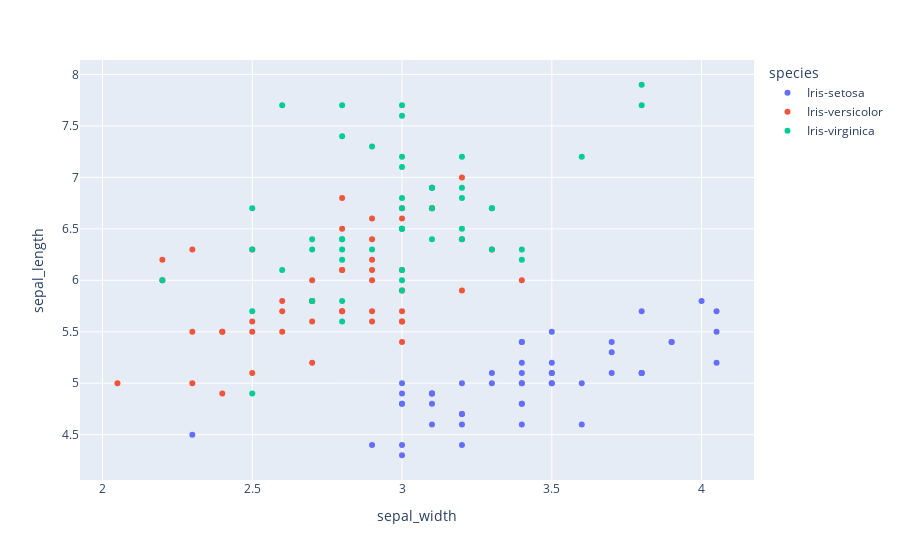

The cell this chart's notebook holds for it:
### Code cell
import plotly.express as px
fig = px.scatter(df, x = "sepal_width", y = "sepal_length", color="species")
fig.show()

### Figure 1 — Plotly figure (JSON) as saved in the notebook; plotly's stock layout.template omitted (floating-point values rounded to 4 significant figures)
{"data": [{"hovertemplate": "species=Iris-setosa<br>sepal_width=%{x}<br>sepal_length=%{y}<extra></extra>", "legendgroup": "Iris-setosa", "marker": {"color": "#636efa", "symbol": "circle"}, "mode": "markers", "name": "Iris-setosa", "orientation": "v", "showlegend": true, "type": "scatter", "x": [3.5, 3, 3.2, 3.1, 3.6, 3.9, 3.4, 3.4, 2.9, 3.1, 3.7, 3.4, 3, 3, 4, 4.05, 3.9, 3.5, 3.8, 3.8, 3.4, 3.7, 3.6, 3.3, 3.4, 3, 3.4, 3.5, 3.4, 3.2, 3.1, 3.4, 4.05, 4.05, 3.1, 3.2, 3.5, 3.1, 3, 3.4, 3.5, 2.3, 3.2, 3.5, 3.8, 3, 3.8, 3.2, 3.7, 3.3], "xaxis": "x", "y": [5.1, 4.9, 4.7, 4.6, 5, 5.4, 4.6, 5, 4.4, 4.9, 5.4, 4.8, 4.8, 4.3, 5.8, 5.7, 5.4, 5.1, 5.7, 5.1, 5.4, 5.1, 4.6, 5.1, 4.8, 5, 5, 5.2, 5.2, 4.7, 4.8, 5.4, 5.2, 5.5, 4.9, 5, 5.5, 4.9, 4.4, 5.1, 5, 4.5, 4.4, 5, 5.1, 4.8, 5.1, 4.6, 5.3, 5], "yaxis": "y"}, {"hovertemplate": "species=Iris-versicolor<br>sepal_width=%{x}<br>sepal_length=%{y}<extra></extra>", "legendgroup": "Iris-versicolor", "marker": {"color": "#EF553B", "symbol": "circle"}, "mode": "markers", "name": "Iris-versicolor", "orientation": "v", "showlegend": true, "type": "scatter", "x": [3.2, 3.2, 3.1, 2.3, 2.8, 2.8, 3.3, 2.4, 2.9, 2.7, 2.05, 3, 2.2, 2.9, 2.9, 3.1, 3, 2.7, 2.2, 2.5, 3.2, 2.8, 2.5, 2.8, 2.9, 3, 2.8, 3, 2.9, 2.6, 2.4, 2.4, 2.7, 2.7, 3, 3.4, 3.1, 2.3, 3, 2.5, 2.6, 3, 2.6, 2.3, 2.7, 3, 2.9, 2.9, 2.5, 2.8], "xaxis": "x", "y": [7, 6.4, 6.9, 5.5, 6.5, 5.7, 6.3, 4.9, 6.6, 5.2, 5, 5.9, 6, 6.1, 5.6, 6.7, 5.6, 5.8, 6.2, 5.6, 5.9, 6.1, 6.3, 6.1, 6.4, 6.6, 6.8, 6.7, 6, 5.7, 5.5, 5.5, 5.8, 6, 5.4, 6, 6.7, 6.3, 5.6, 5.5, 5.5, 6.1, 5.8, 5, 5.6, 5.7, 5.7, 6.2, 5.1, 5.7], "yaxis": "y"}, {"hovertemplate": "species=Iris-virginica<br>sepal_width=%{x}<br>sepal_length=%{y}<extra></extra>", "legendgroup": "Iris-virginica", "marker": {"color": "#00cc96", "symbol": "circle"}, "mode": "markers", "name": "Iris-virginica", "orientation": "v", "showlegend": true, "type": "scatter", "x": [3.3, 2.7, 3, 2.9, 3, 3, 2.5, 2.9, 2.5, 3.6, 3.2, 2.7, 3, 2.5, 2.8, 3.2, 3, 3.8, 2.6, 2.2, 3.2, 2.8, 2.8, 2.7, 3.3, 3.2, 2.8, 3, 2.8, 3, 2.8, 3.8, 2.8, 2.8, 2.6, 3, 3.4, 3.1, 3, 3.1, 3.1, 3.1, 2.7, 3.2, 3.3, 3, 2.5, 3, 3.4, 3], "xaxis": "x", "y": [6.3, 5.8, 7.1, 6.3, 6.5, 7.6, 4.9, 7.3, 6.7, 7.2, 6.5, 6.4, 6.8, 5.7, 5.8, 6.4, 6.5, 7.7, 7.7, 6, 6.9, 5.6, 7.7, 6.3, 6.7, 7.2, 6.2, 6.1, 6.4, 7.2, 7.4, 7.9, 6.4, 6.3, 6.1, 7.7, 6.3, 6.4, 6, 6.9, 6.7, 6.9, 5.8, 6.8, 6.7, 6.7, 6.3, 6.5, 6.2, 5.9], "yaxis": "y"}], "layout": {"legend": {"title": {"text": "species"}, "tracegroupgap": 0}, "margin": {"t": 60}, "xaxis": {"anchor": "y", "domain": [0, 1], "title": {"text": "sepal_width"}}, "yaxis": {"anchor": "x", "domain": [0, 1], "title": {"text": "sepal_length"}}}}
